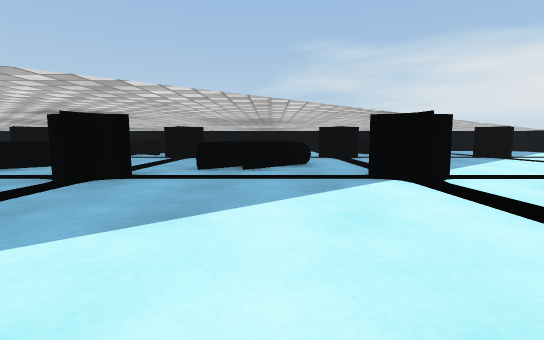
[1] (above)

22 first-person views from a walk through a scene from a Unity 3-D project. The camera is 0.5 m above the floor, tilts 6° down and sees 85° across. The floor is counted in squares, 1 m on a side. Each view is taken from the middle of a square. On the plan, view 1 faces up. The plan holds only what a view shows up to about 9 squares ahead; the rest is blank. The place goes on beyond the plan. Surface patterns are stand-ins for the level's own textures.

[2]
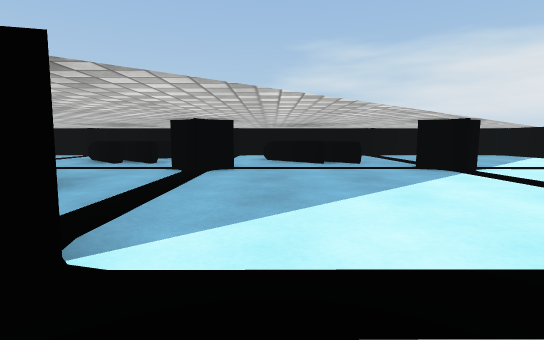

[3]
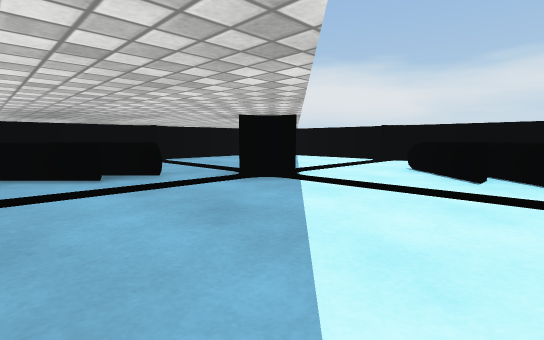

[4]
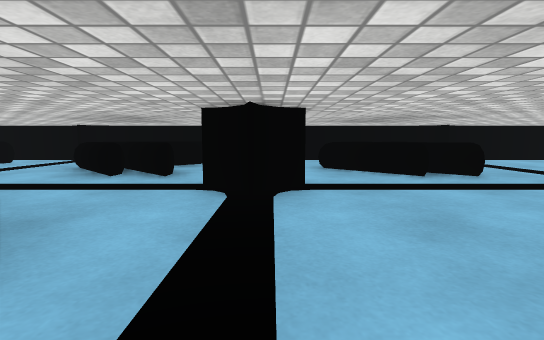

[5]
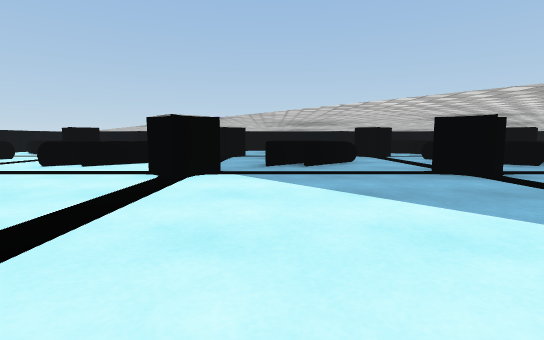

[6]
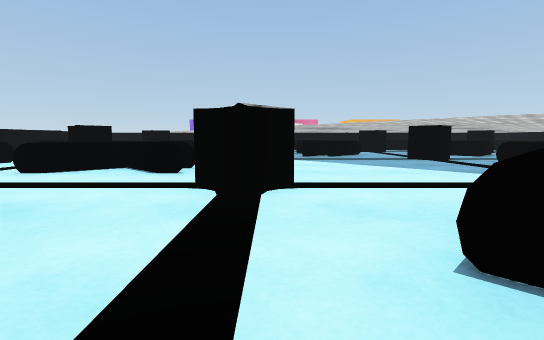

[7]
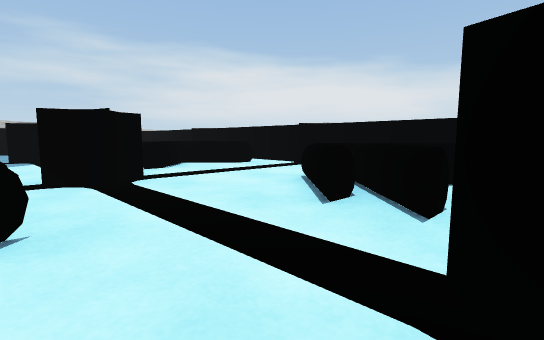

[8]
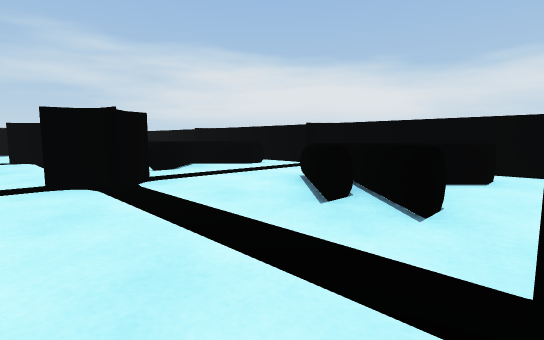

[9]
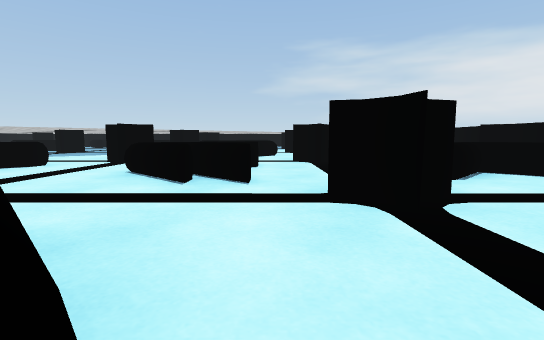

[10]
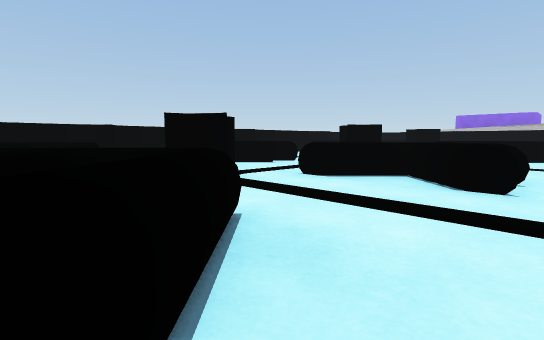

[11]
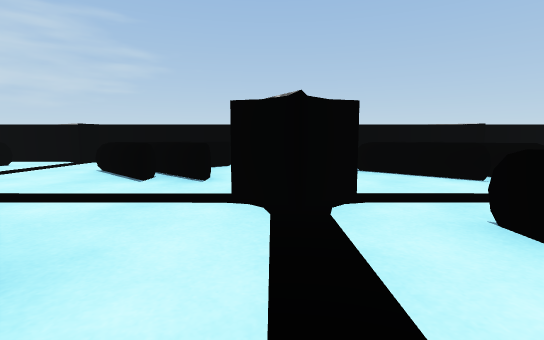

[12]
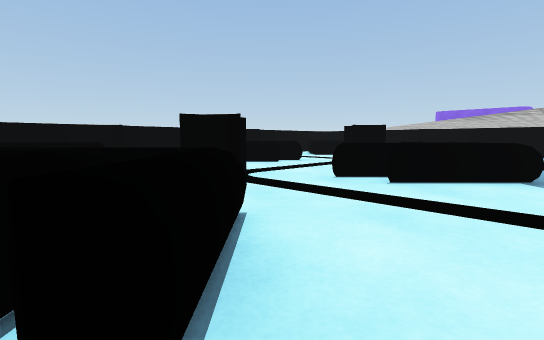

[13]
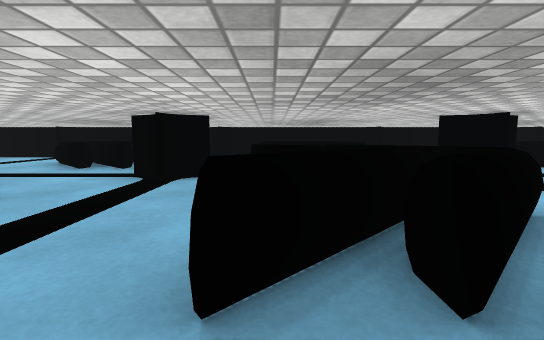

[14]
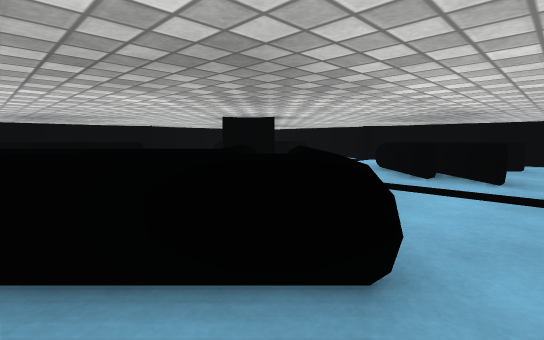

[15]
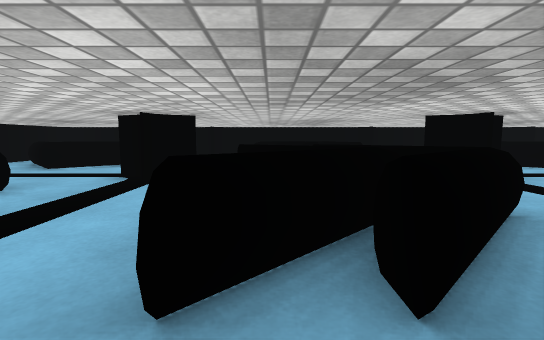

[16]
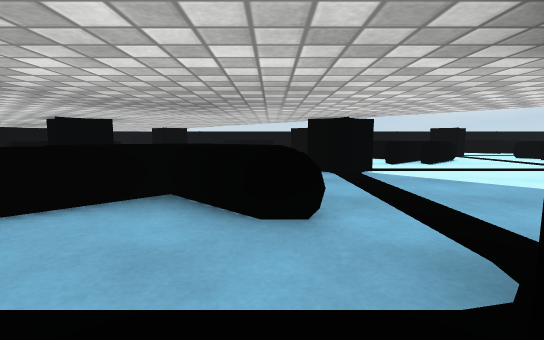

[17]
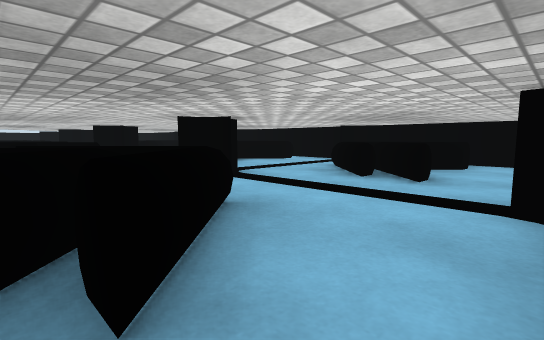

[18]
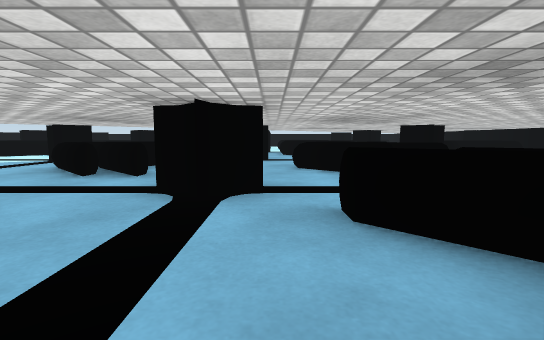

[19]
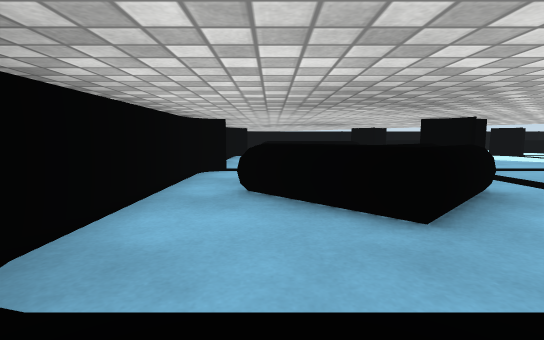

[20]
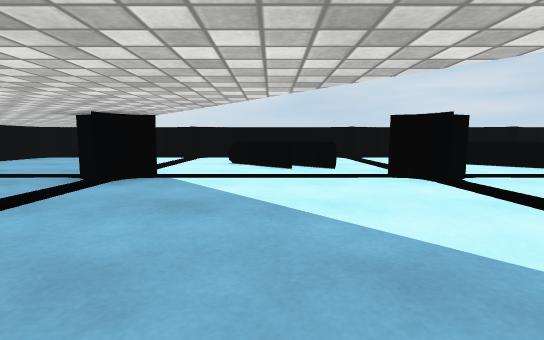

[21]
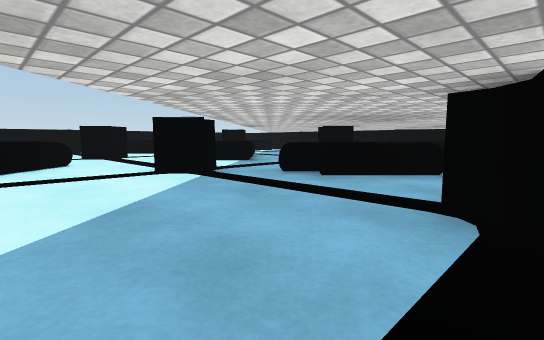

[22]
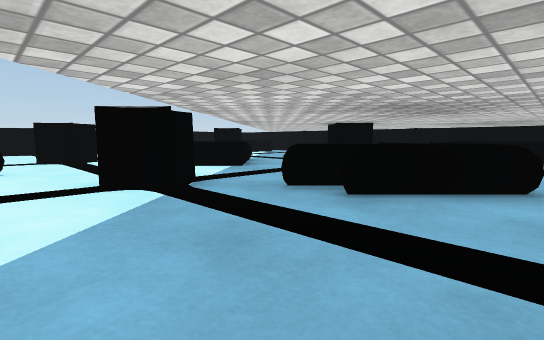

### Floor plan
Key: @ floor where view 1 was taken; # wall or solid block; x gap in a wall; . floor; = window, fence, low wall or low ledge; ^ raised ledge.
Columns run from 11 left of view 1 to 11 right of it. Each row starts with its distance up from view 1.
 13  ^^^ ^^^^ ^^^ ^^^ ^^^
 12 ^  .^....^...^...^...^
 11 ^......=...=...=......^
 10 ^x==..==..==..==......^
  9 ^.=....=...=...=.....#
  8 ^...##...#...#...#...^
  7 ^#.=##=...##.......=..^
  6 ^#=#  #=...=......===.^
  5 ^    #=...==......=.=#
  4     ##...#...#...#...^
  3 ^######...............^
  2 ^ ##  #=......===..=..^
  1 ^ ##  ##.......=..===.^
  0 ^#  ######.@.#...#...^
 -1     ##### ........... ^
 -2 ^    ##^=#==...=...=. ^
 -3 ^      ==#==..= ..=
 -4     ##..##... ...#...^
 -5     ##=###...#...
 -6      #==##==.  =..
 -7        ^=#=   ==..=
 -8          #   #=....
 -9        ^^^^^^^^^^^^^

Positions as (right, up) in squares from view 1, and headings:
1: (0, 0), facing up
2: (3, 3), facing up
3: (3, 5), facing up-right
4: (2, 5), facing up
5: (2, 1), facing left
6: (5, 0), facing left
7: (5, 0), facing up-right
8: (5, -4), facing up-right
9: (5, -7), facing up
10: (4, -1), facing down-left
11: (2, -2), facing down
12: (0, -1), facing down-left
13: (-1, 4), facing up
14: (-3, 5), facing up-left
15: (-5, 4), facing up
16: (-3, 5), facing right
17: (-4, 12), facing down-left
18: (-3, 11), facing down
19: (-3, 11), facing right
20: (2, 6), facing right
21: (0, 4), facing down-left
22: (-1, 3), facing down-left
